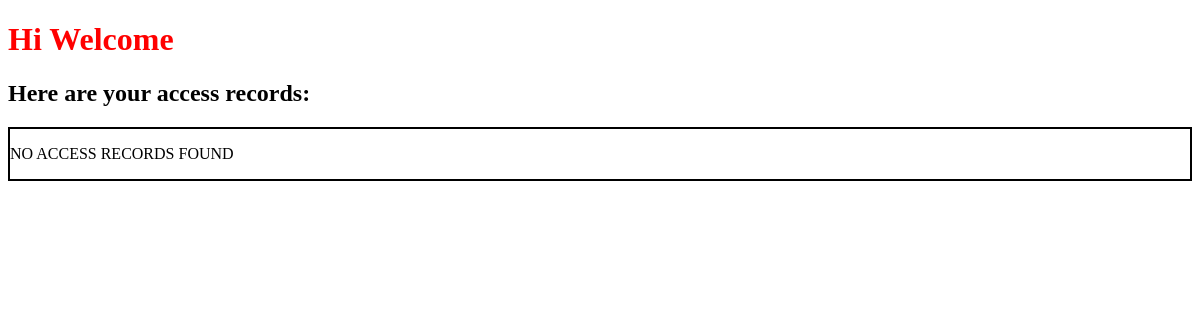
Before: / with the older database file.
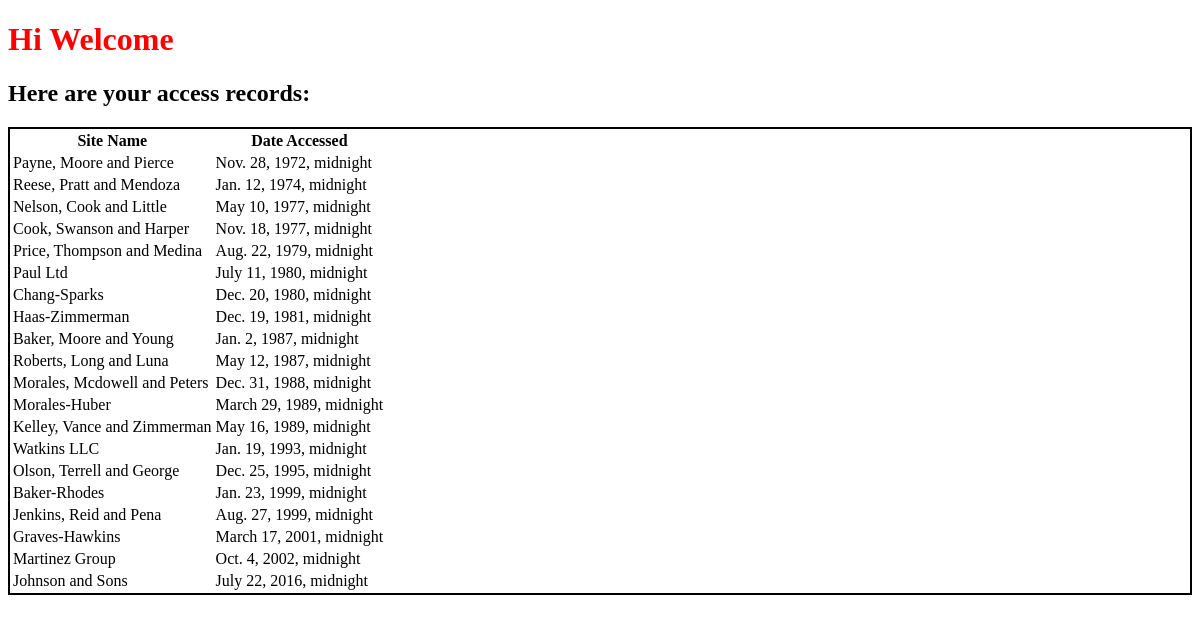
After: the same page with the newer database file.
### first_app/models.py (models this page shows, shortened)
class AccessRecord(models.Model):
    name = models.ForeignKey(Webpage)
    date = models.DateTimeField()

class Webpage(models.Model):
    topic = models.ForeignKey(Topic)
    name = models.CharField(max_length=264, unique=True)
    url = models.URLField(unique=True)
    def __str__(self):
        return self.name

### first_app/views.py (the view)
# urls.py: url(r'^$', views.index, name='index'),
def index(request):
    webpages_list = AccessRecord.objects.order_by('date')
    date_dict = {'access_records': webpages_list}
    return render(request, 'first_app/index.html', context=date_dict)

### templates/first_app/index.html (shortened to what this page needs)
<!DOCTYPE html>
{% load staticfiles %}
<html lang="en" dir="ltr">
  <head>
    <link rel="stylesheet" href="{% static "css/mystyle.css" %}">
  </head>
  <body>
    <h1>Hi Welcome</h1>
    <h2>Here are your access records:</h2>
    <div class="djangotwo">
      {% if access_records %}
        <table>
          <thead>
            <th>Site Name</th>
            <th>Date Accessed</th>
          </thead>
            {% for acc in access_records %}
            <tr>
              <td>
                {{ acc.name }}
              </td>
              <td>
                {{ acc.date }}
              </td>
            </tr>
            {% endfor %}
        </table>
        {% else %}
          <p>NO ACCESS RECORDS FOUND</p>
        {% endif %}
    </div>
  </body>
</html>

### static/css/mystyle.css (style rules this page uses)
h1 { color: red; }
.djangotwo { border: 2px solid black; }

Changed rows visible on the page:
added AccessRecord: name "Payne, Moore and Pierce", date "Nov. 28, 1972, midnight"
added AccessRecord: name "Reese, Pratt and Mendoza", date "Jan. 12, 1974, midnight"
added AccessRecord: name "Nelson, Cook and Little", date "May 10, 1977, midnight"
added AccessRecord: name "Cook, Swanson and Harper", date "Nov. 18, 1977, midnight"
added AccessRecord: name "Price, Thompson and Medina", date "Aug. 22, 1979, midnight"
added AccessRecord: name "Paul Ltd", date "July 11, 1980, midnight"
added AccessRecord: name "Chang-Sparks", date "Dec. 20, 1980, midnight"
added AccessRecord: name "Haas-Zimmerman", date "Dec. 19, 1981, midnight"
added AccessRecord: name "Baker, Moore and Young", date "Jan. 2, 1987, midnight"
added AccessRecord: name "Roberts, Long and Luna", date "May 12, 1987, midnight"
added AccessRecord: name "Morales, Mcdowell and Peters", date "Dec. 31, 1988, midnight"
added AccessRecord: name "Morales-Huber", date "March 29, 1989, midnight"
added AccessRecord: name "Kelley, Vance and Zimmerman", date "May 16, 1989, midnight"
added AccessRecord: name "Watkins LLC", date "Jan. 19, 1993, midnight"
added AccessRecord: name "Olson, Terrell and George", date "Dec. 25, 1995, midnight"
added AccessRecord: name "Baker-Rhodes", date "Jan. 23, 1999, midnight"
added AccessRecord: name "Jenkins, Reid and Pena", date "Aug. 27, 1999, midnight"
added AccessRecord: name "Graves-Hawkins", date "March 17, 2001, midnight"
added AccessRecord: name "Martinez Group", date "Oct. 4, 2002, midnight"
added AccessRecord: name "Johnson and Sons", date "July 22, 2016, midnight"
Other visible differences:
text no longer shown: "NO ACCESS RECORDS FOUND"
text now shown: "Site Name Date Accessed"
